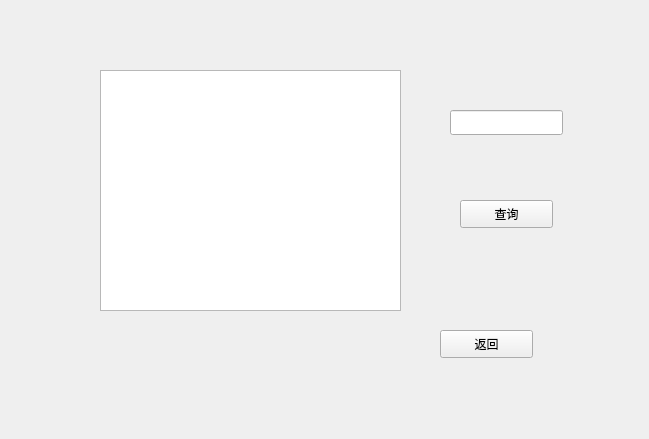
<?xml version="1.0" encoding="UTF-8"?>
<ui version="4.0">
 <class>TeacherSearch</class>
 <widget class="QWidget" name="TeacherSearch">
  <property name="geometry">
   <rect>
    <x>0</x>
    <y>0</y>
    <width>649</width>
    <height>439</height>
   </rect>
  </property>
  <property name="windowTitle">
   <string>Form</string>
  </property>
  <widget class="QTableView" name="tableView">
   <property name="geometry">
    <rect>
     <x>100</x>
     <y>70</y>
     <width>301</width>
     <height>241</height>
    </rect>
   </property>
  </widget>
  <widget class="QLineEdit" name="lineEdit">
   <property name="geometry">
    <rect>
     <x>450</x>
     <y>110</y>
     <width>113</width>
     <height>25</height>
    </rect>
   </property>
  </widget>
  <widget class="QPushButton" name="pushButton_search">
   <property name="geometry">
    <rect>
     <x>460</x>
     <y>200</y>
     <width>93</width>
     <height>28</height>
    </rect>
   </property>
   <property name="text">
    <string>查询</string>
   </property>
  </widget>
  <widget class="QPushButton" name="pushButton_return">
   <property name="geometry">
    <rect>
     <x>440</x>
     <y>330</y>
     <width>93</width>
     <height>28</height>
    </rect>
   </property>
   <property name="text">
    <string>返回</string>
   </property>
  </widget>
 </widget>
 <resources/>
 <connections/>
</ui>
